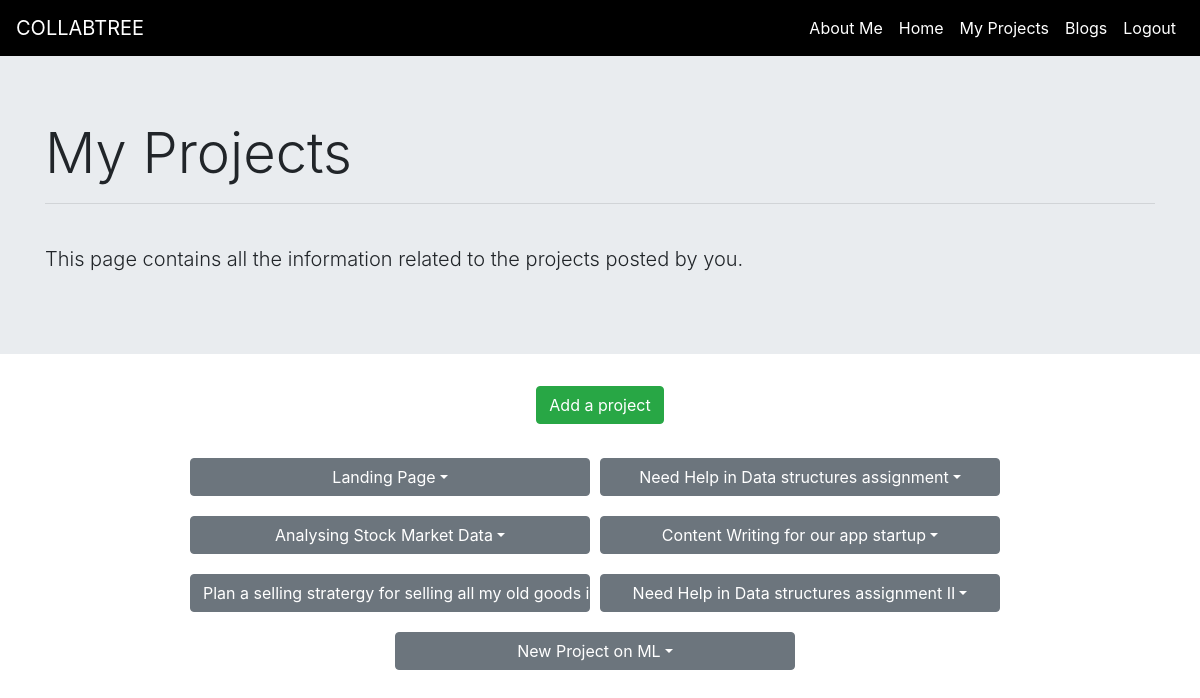
The app's page /my_projects (signed in) with its own data.
### backend/models.py (models this page shows, shortened)
class Project(models.Model):
    category = models.CharField(max_length=30, blank=True, null=True)
    status = models.CharField(max_length=100, blank=True)
    title = models.CharField(max_length=200,blank=True)
    description = models.TextField(max_length=400,blank=True)
    owner = models.ForeignKey(UserAttribs, on_delete = models.CASCADE, related_name="owner")
    duration = models.IntegerField(blank=True, null=True)
    assigned_user = models.ForeignKey(UserAttribs, on_delete = models.CASCADE, related_name="assigned_user", null=True, blank=True)
    stipend = models.IntegerField(blank=True, null=True)
    applied_users = models.ManyToManyField(UserAttribs,  null=True, blank=True)
    tags_requirement = TaggableManager()
    project_questions = models.OneToOneField(Project_Question,on_delete=models.CASCADE,null=True, blank=True)
    project_rating = models.FloatField(blank=True, default=0)
    review = models.TextField(blank=True)

### backend/views.py (the view)
# urls.py: path('my_projects',views.my_projects, name='my_projects'),
def my_projects(request, message=None):
    project_objects = Project.objects.all()
    project_list=[]
    for project in project_objects:
        if project.owner == UserAttribs.objects.get(user=request.user):
            applied_users = project.applied_users.all()
            project_list.append({'project':project,'applied_users':applied_users})
    return render(request, 'My Projects/myProjects.html' ,{'project_list': project_list})

### backend/models.py (called while the page is built)
    def __str__(self):
        return self.user.username

### templates/My Projects/myProjects.html (shortened to what this page needs)
<html lang="en">
<head>
  <link rel="stylesheet" href="https://maxcdn.bootstrapcdn.com/bootstrap/4.0.0/css/bootstrap.min.css">
</head>
<body>
    <nav class="navbar navbar-expand-lg navbar-light navbar-custom" style="background-color: black;">
        <a class="navbar-brand navbar-color" style="color: white;" href="#">COLLABTREE</a>
        <div class="collapse navbar-collapse" style="background-color: black;" id="NavbarCollapsedContent">
          <ul class="navbar-nav ml-auto">
            <li class="nav-item">
              <a class="nav-link active" style="color: white;" href="{% url 'profile' %}">About Me</a>
            </li>
            <li class="nav-item">
              <a class="nav-link navbar-color" style="color: white;" href="{% url 'dashboard' %}">Home</a>
            </li>
            <li class="nav-item">
              <a class="nav-link navbar-color" style="color: white;" href="#">My Projects</a>
            </li>
            <li class="nav-item">
              <a class="nav-link navbar-color" style="color: white;" href="{% url 'blogs' %}">Blogs</a>
            </li>
            <li class="nav-item">
              <a class="nav-link navbar-color" style="color: white;" href="{% url 'logout' %}">Logout</a>
            </li>
          </ul>
        </div>
      </nav>
      <div class="jumbotron jumbotron-fluid">
        <div class="container">
          <h2 class="display-4">My Projects</h2>
          <hr>
            <br>
          <p class="lead">This page contains all the information related to the projects posted by you.</p>
        </div>
      </div>
      <button type="button" style="margin: 0 auto ;" class="btn btn-success"><a href="{% url 'project_form' %}">Add a project</a></button>
      <br>
      <section class="containerr">
      <div class="my-projects">
        {% for project in project_list %}
        <span class="dropdown">
            <span class="btn btn-secondary dropdown-toggle dropdown-btn" type="button" id="dropdownMenuButton1" data-bs-toggle="dropdown"  data-toggle="dropdown">{{project.project.title}}</span>
          </span>
        </div>
        {% endfor %}
    </section>
</body>
</html>

### templates/My Projects/myProjects.html (style rules this page uses)
button a { color: white; }
.btn-success { display:flex; align-items:center; justify-content:center; margin-top:100px; }
.dropdown-btn { width: 400px; margin: 10px; margin-left: 0; }
.dropdown { display:flex; }
.containerr { display:flex; flex-wrap:wrap; justify-content:center; }

### records on screen
Project: project "Landing Page"
Project: project "Need Help in Data structures assignment"
Project: project "Analysing Stock Market Data"
Project: project "Content Writing for our app startup"
Project: project "Plan a selling stratergy for selling all my old goods in this pandemic time"
Project: project "Need Help in Data structures assignment II"
Project: project "New Project on ML"
